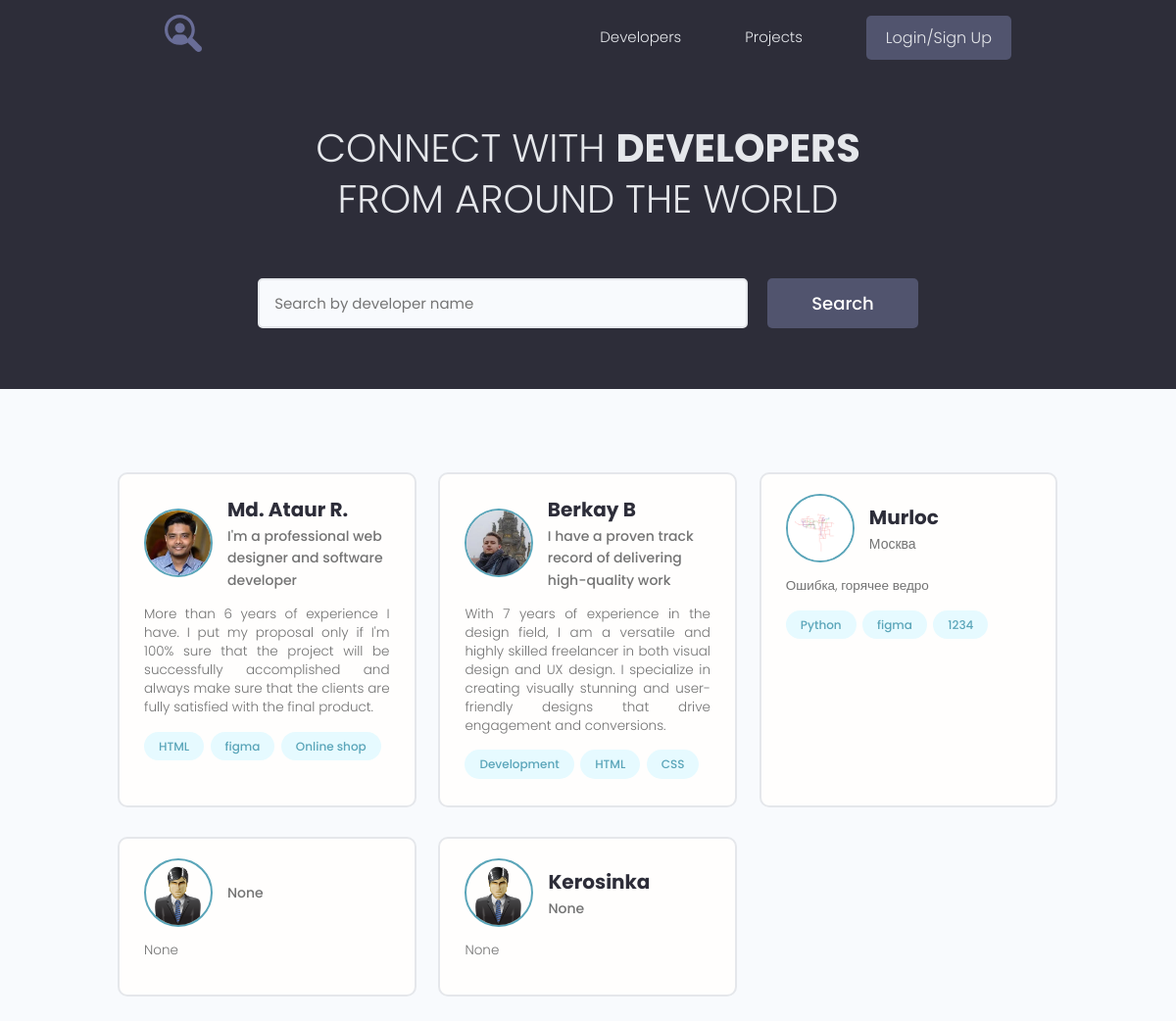
The page / on the database its author committed.
### users/models.py (models this page shows, shortened)
class Profile(models.Model):
    user = models.OneToOneField(User, on_delete=models.CASCADE, blank=True, null=True)
    name = models.CharField(max_length=200, blank=True, null=True)
    email = models.EmailField(max_length=500, blank=True, null=True)
    username = models.CharField(max_length=200, blank=True, null=True)
    short_info = models.CharField(max_length=200, blank=True, null=True)
    bio = models.TextField(blank=True, null=True)
    profile_image = models.ImageField(upload_to='profiles/', blank=True, null=True,
                                      default='profiles/user-default.png')
    social_github = models.CharField(max_length=200, blank=True, null=True)
    social_youtube = models.CharField(max_length=200, blank=True, null=True)
    social_website = models.CharField(max_length=200, blank=True, null=True)
    created = models.DateTimeField(auto_now_add=True)

class Skill(models.Model):
    owner = models.ForeignKey(Profile, on_delete=models.CASCADE, blank=True, null=True)
    name = models.CharField(max_length=200, blank=True, null=True)
    description = models.TextField(blank=True, null=True)
    created = models.DateTimeField(auto_now_add=True)
    def __str__(self):
        return self.name

### users/views.py (the view)
# urls.py: path('', views.profiles, name='profiles'),
def profiles(request):
    users = Profile.objects.all()
    context = {'profiles': users, 'search_query': search_profiles}
    return render(request, 'users/index.html', context)

### users/templates/users/index.html (shortened to what this page needs)
{% extends 'projects/base.html' %}
{% block content %}
<main class="home">
    <section class="hero-section text-center">
        <div class="container container--narrow">
            <div class="hero-section__box">
                <h2>CONNECT WITH <span>DEVELOPERS</span></h2>
                <h2>FROM AROUND THE WORLD</h2>
            </div>
            <div class="hero-section__search">
                <form class="form" action="#" method="get">
                    <div class="form__field">
                        <input class="input input--text" id="formInput#search" type="text" name="search_query"
                               placeholder="Search by developer name" value="{{ search_query }}"/>
                    </div>
                    <input class="btn btn--sub btn--lg" type="submit" value="Search"/>
                </form>
            </div>
        </div>
    </section>
    <section class="devlist">
        <div class="container">
            <div class="grid grid--three">
                {% for profile in profiles %}
                <div class="column card">
                    <div class="dev">
                        <a href="{% url 'user_profile' profile.id %}" class="card__body">
                            <div class="dev__profile">
                                <img class="avatar avatar--md" src="{{ profile.profile_image.url }}" alt="image"/>
                                <div class="dev__meta">
                                    <h3>{{ profile.name }}</h3>
                                    <h5>{{ profile.short_info }}</h5>
                                </div>
                            </div>
                            <p class="dev__info">
                                {{ profile.bio }}
                            </p>
                            <div class="dev__skills">
                                {% for skill in profile.skill_set.all|slice:"3" %}
                                <span class="tag tag--pill tag--main">
                    <small>{{ skill }}</small>
                  </span>
                                {% endfor %}
                            </div>
                        </a>
                    </div>
                </div>
                {% endfor %}
            </div>
        </div>
    </section>
</main>
{% endblock %}

### projects/static/styles/app.css (style rules this page uses)
:root { --color-sub: #2d2d39; }
.btn--sub { background-color: var(--color-sub-light); }
.card { border: 2px solid var(--color-light); }
img { width: 100%; }
.hero-section { height: 40vh; display: flex; align-items: center; background-color: var(--color-sub); }
.hero-section__box { margin-bottom: 4rem; }
.hero-section__box > h2, .hero-section__box > h2 > span { font-size: 4rem; color: var(--color-light); line-height: 1.3; text-transform: uppercase; }
.hero-section__box > h2 { font-weight: 300; }
.hero-section__box > h2 > span { font-weight: 700; }
.hero-section__search > .form { display: flex; align-items: center; justify-content: center; gap: 2rem; }
.hero-section__search > .form input.input--text { width: 50rem; }
.devlist { margin-top: 8rem; }
.devlist .grid { align-items: stretch; }
.devlist .dev .dev__profile { display: flex; align-items: center; gap: 1.5rem; }
.devlist .dev .dev__meta h3 { color: var(--color-sub); font-size: 2rem; font-weight: 700; }
.devlist .dev .dev__meta h5 { color: var(--color-text); font-size: 1.4rem; font-weight: 500; }
.devlist .dev .dev__info { margin: 1.5rem 0; font-size: 1.35rem; line-height: 1.4; text-align: justify; }

### projects/static/uikit/styles/modules/_variables.css (style rules this page uses)
:root { --color-main: #5aa5b9; --color-main-light: #e6faff; --color-sub: #3f4156; --color-sub-light: #51546e; --color-sub-lighter: #ededfd; --color-text: #737373; --color-gray: #8b8b8b; --color-light: #e5e7eb; --color-light-gray: #767676; --color-bg: #f8fafd; --color-white: #fffefd; --color-white-light: #f3f3f3; --color-success: #359e64; --color-success-bg: #def8e8; --color-error: #fc4b0b; --color-error-bg: #fff2ee; --font-base: 'Poppins', arial, helvetica, 'Segoe UI', roboto, ubuntu, sans-serif; --font-monospace: 'Fira Code', 'Courier New', courier, monospace; --font-regular: 300; --font-medium: 500; --font-bold: 700; --generic-shadow: 1px 1px 5px #00000010; --generic-transition: all 0.3s ease-in-out; }

### projects/static/uikit/styles/modules/_base.css (style rules this page uses)
* { margin: 0; padding: 0; box-sizing: border-box; text-rendering: optimizeLegibility; color: inherit; font-size: inherit; }
html { font-size: 50%; }
@media only screen and (min-width: 480px) { html { font-size: 56.25%; } }
@media only screen and (min-width: 1200px) { html { font-size: 62.5%; } }
body { line-height: 1.6; font-weight: 400; font-size: 1.5rem; color: var(--color-text); background-color: var(--color-bg); min-height: 100vh; }

### projects/static/uikit/styles/modules/_typography.css (style rules this page uses)
* { font-family: var(--font-base); }
h2 { font-size: 3.6rem; font-weight: var(--font-bold); }
h3 { font-size: 3.2rem; font-weight: var(--font-medium); }
h5 { font-size: 2.4rem; font-weight: var(--font-medium); }
h5, h6 { font-weight: var(--font-regular); }
p, span, strong { font-size: 1.6rem; color: var(--color-text); font-weight: var(--font-regular); }
a { padding-bottom: 2px; text-decoration: none; display: inline-block; color: var(--color-main); font-weight: var(--font-medium); }

### projects/static/uikit/styles/modules/_utilities.css (style rules this page uses)
.container { width: 92%; max-width: 165rem; margin: 0 auto; box-sizing: border-box; }
.container--narrow { width: 92%; max-width: 120rem; }
@media screen and (min-width: 1000px) { .container { width: 90%; } }
@media screen and (min-width: 1000px) { .container--narrow { width: 85%; } }
@media screen and (min-width: 1200px) { .container { width: 80%; } }
@media screen and (min-width: 1200px) { .container--narrow { width: 72%; } }
.text-center { text-align: center; }

### projects/static/uikit/styles/modules/_avatar.css (style rules this page uses)
.avatar { border-radius: 50%; border: 2px solid var(--color-main); object-fit: cover; }
.avatar--md { height: 7rem; width: 7rem; }

### projects/static/uikit/styles/modules/_button.css (style rules this page uses)
.btn { display: inline-block; position: relative; cursor: pointer; background-color: var(--color-light); font-weight: var(--font-medium); color: var(--color-sub); text-decoration: none; padding: 1rem 2rem; border-radius: 0.5rem; border: none; width: -webkit-fit-content; width: -moz-fit-content; width: fit-content; height: -webkit-fit-content; height: -moz-fit-content; height: fit-content; font-size: 1.6rem; outline-width: 0; outline-color: transparent; -webkit-backface-visibility: hidden; backface-visibility: hidden; transition: all 0.3s ease-in-out; }
.btn--sub { background-color: var(--color-sub); color: var(--color-white); }
.btn--lg { font-size: 1.8rem; padding: 1.2rem 4.5rem; }

### projects/static/uikit/styles/modules/_card.css (style rules this page uses)
.card { border-radius: 1rem; background-color: var(--color-white); border: 1.5px solid var(--color-light); width: auto; height: auto; margin-top: 0.5rem; margin-bottom: 0.5rem; overflow: hidden; }
.card__body, .card__header { padding: 2rem 2.5rem; }

### rows shown on the page
Profile: profile_image (picture), name "Md. Ataur R.", short_info "I'm a professional web designer and software developer", bio "More than 6 years of experience I have. I put my proposal only if I'm 100% sure that the project will be successfully accomplished and always make sure that the clients are fully satisfied with the final product."
Skill: name "HTML"
Skill: name "figma"
Skill: name "Online shop"
Profile: profile_image (picture), name "Berkay B", short_info "I have a proven track record of delivering high-quality work", bio "With 7 years of experience in the design field, I am a versatile and highly skilled freelancer in both visual design and UX design. I specialize in creating visually stunning and user-friendly designs that drive engagement and conversions."
Skill: name "Development"
Skill: name "HTML"
Skill: name "CSS"
Profile: profile_image (picture), name "Murloc", short_info "Москва", bio "Ошибка, горячее ведро"
Skill: name "Python"
Skill: name "figma"
Skill: name "1234"
Profile: profile_image (placeholder picture), short_info "None", bio "None"
Profile: profile_image (placeholder picture), name "Kerosinka", short_info "None", bio "None"
